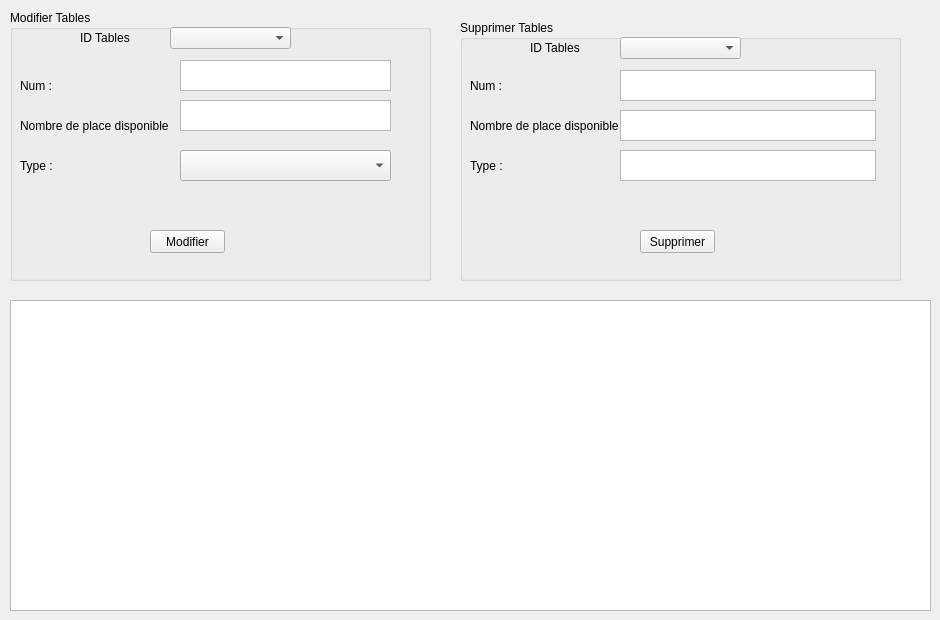
     <widget class="QWidget" name="tab_6">
      <attribute name="title">
       <string>Gerer Tables</string>
      </attribute>
      <widget class="QGroupBox" name="groupBox_5">
       <property name="geometry">
        <rect>
         <x>460</x>
         <y>20</y>
         <width>441</width>
         <height>261</height>
        </rect>
       </property>
       <property name="title">
        <string>Supprimer Tables</string>
       </property>
       <widget class="QComboBox" name="comboBox_2">
        <property name="geometry">
         <rect>
          <x>160</x>
          <y>17</y>
          <width>121</width>
          <height>22</height>
         </rect>
        </property>
       </widget>
       <widget class="QLabel" name="label_5">
        <property name="geometry">
         <rect>
          <x>70</x>
          <y>12</y>
          <width>81</width>
          <height>31</height>
         </rect>
        </property>
        <property name="text">
         <string>ID Tables</string>
        </property>
       </widget>
       <widget class="QPushButton" name="SupprimerBouton_2">
        <property name="geometry">
         <rect>
          <x>180</x>
          <y>210</y>
          <width>75</width>
          <height>23</height>
         </rect>
        </property>
        <property name="text">
         <string>Supprimer</string>
        </property>
       </widget>
       <widget class="QTextBrowser" name="Numval">
        <property name="geometry">
         <rect>
          <x>160</x>
          <y>50</y>
          <width>256</width>
          <height>31</height>
         </rect>
        </property>
       </widget>
       <widget class="QTextBrowser" name="nbplacedispoval">
        <property name="geometry">
         <rect>
          <x>160</x>
          <y>90</y>
          <width>256</width>
          <height>31</height>
         </rect>
        </property>
       </widget>
       <widget class="QTextBrowser" name="Typeval">
        <property name="geometry">
         <rect>
          <x>160</x>
          <y>130</y>
          <width>256</width>
          <height>31</height>
         </rect>
        </property>
       </widget>
       <widget class="QLabel" name="label_25">
        <property name="geometry">
         <rect>
          <x>10</x>
          <y>90</y>
          <width>151</width>
          <height>31</height>
         </rect>
        </property>
        <property name="text">
         <string>Nombre de place disponible</string>
        </property>
       </widget>
       <widget class="QLabel" name="label_26">
        <property name="geometry">
         <rect>
          <x>10</x>
          <y>130</y>
          <width>91</width>
          <height>31</height>
         </rect>
        </property>
        <property name="text">
         <string>Type :</string>
        </property>
       </widget>
       <widget class="QLabel" name="label_27">
        <property name="geometry">
         <rect>
          <x>10</x>
          <y>50</y>
          <width>91</width>
          <height>31</height>
         </rect>
        </property>
        <property name="text">
         <string>Num :</string>
        </property>
       </widget>
      </widget>
      <widget class="QTableView" name="tablemodifier_2">
       <property name="geometry">
        <rect>
         <x>10</x>
         <y>300</y>
         <width>921</width>
         <height>311</height>
        </rect>
       </property>
      </widget>
      <widget class="QGroupBox" name="groupBox_6">
       <property name="geometry">
        <rect>
         <x>10</x>
         <y>10</y>
         <width>421</width>
         <height>271</height>
        </rect>
       </property>
       <property name="title">
        <string>Modifier Tables</string>
       </property>
       <widget class="QComboBox" name="comboBox_modif_2">
        <property name="geometry">
         <rect>
          <x>160</x>
          <y>17</y>
          <width>121</width>
          <height>22</height>
         </rect>
        </property>
       </widget>
       <widget class="QLabel" name="label_6">
        <property name="geometry">
         <rect>
          <x>70</x>
          <y>12</y>
          <width>81</width>
          <height>31</height>
         </rect>
        </property>
        <property name="text">
         <string>ID Tables</string>
        </property>
       </widget>
       <widget class="QPushButton" name="ModifierBouton_2">
        <property name="geometry">
         <rect>
          <x>140</x>
          <y>220</y>
          <width>75</width>
          <height>23</height>
         </rect>
        </property>
        <property name="text">
         <string>Modifier</string>
        </property>
       </widget>
       <widget class="QTextEdit" name="Num_modif">
        <property name="geometry">
         <rect>
          <x>170</x>
          <y>50</y>
          <width>211</width>
          <height>31</height>
         </rect>
        </property>
       </widget>
       <widget class="QTextEdit" name="nbplacedispomodif">
        <property name="geometry">
         <rect>
          <x>170</x>
          <y>90</y>
          <width>211</width>
          <height>31</height>
         </rect>
        </property>
       </widget>
       <widget class="QLabel" name="label_28">
        <property name="geometry">
         <rect>
          <x>10</x>
          <y>100</y>
          <width>151</width>
          <height>31</height>
         </rect>
        </property>
        <property name="text">
         <string>Nombre de place disponible</string>
        </property>
       </widget>
       <widget class="QLabel" name="label_29">
        <property name="geometry">
         <rect>
          <x>10</x>
          <y>140</y>
          <width>91</width>
          <height>31</height>
         </rect>
        </property>
        <property name="text">
         <string>Type :</string>
        </property>
       </widget>
       <widget class="QLabel" name="label_30">
        <property name="geometry">
         <rect>
          <x>10</x>
          <y>60</y>
          <width>91</width>
          <height>31</height>
         </rect>
        </property>
        <property name="text">
         <string>Num :</string>
        </property>
       </widget>
       <widget class="QComboBox" name="comboBox_type_modif">
        <property name="geometry">
         <rect>
          <x>170</x>
          <y>140</y>
          <width>211</width>
          <height>31</height>
         </rect>
        </property>
       </widget>
      </widget>
     </widget>
